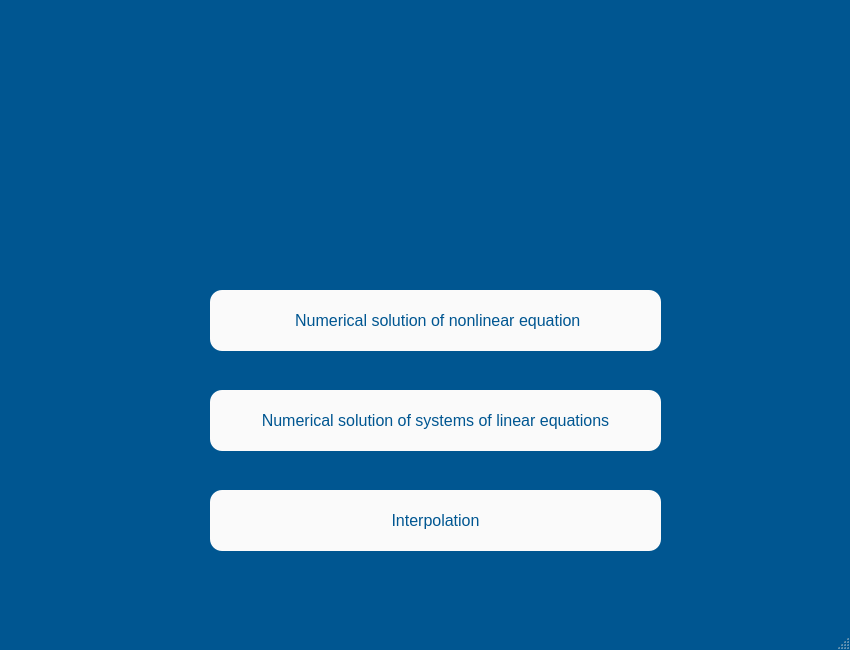
<?xml version="1.0" encoding="UTF-8"?>
<ui version="4.0">
 <class>HomeWindow</class>
 <widget class="QMainWindow" name="HomeWindow">
  <property name="enabled">
   <bool>true</bool>
  </property>
  <property name="geometry">
   <rect>
    <x>0</x>
    <y>0</y>
    <width>850</width>
    <height>650</height>
   </rect>
  </property>
  <property name="minimumSize">
   <size>
    <width>850</width>
    <height>650</height>
   </size>
  </property>
  <property name="maximumSize">
   <size>
    <width>850</width>
    <height>650</height>
   </size>
  </property>
  <property name="palette">
   <palette>
    <active>
     <colorrole role="Button">
      <brush brushstyle="SolidPattern">
       <color alpha="255">
        <red>250</red>
        <green>19</green>
        <blue>73</blue>
       </color>
      </brush>
     </colorrole>
     <colorrole role="ButtonText">
      <brush brushstyle="SolidPattern">
       <color alpha="255">
        <red>0</red>
        <green>86</green>
        <blue>145</blue>
       </color>
      </brush>
     </colorrole>
     <colorrole role="Base">
      <brush brushstyle="SolidPattern">
       <color alpha="255">
        <red>255</red>
        <green>255</green>
        <blue>255</blue>
       </color>
      </brush>
     </colorrole>
     <colorrole role="Window">
      <brush brushstyle="SolidPattern">
       <color alpha="255">
        <red>0</red>
        <green>86</green>
        <blue>145</blue>
       </color>
      </brush>
     </colorrole>
    </active>
    <inactive>
     <colorrole role="Button">
      <brush brushstyle="SolidPattern">
       <color alpha="255">
        <red>250</red>
        <green>19</green>
        <blue>73</blue>
       </color>
      </brush>
     </colorrole>
     <colorrole role="ButtonText">
      <brush brushstyle="SolidPattern">
       <color alpha="255">
        <red>0</red>
        <green>86</green>
        <blue>145</blue>
       </color>
      </brush>
     </colorrole>
     <colorrole role="Base">
      <brush brushstyle="SolidPattern">
       <color alpha="255">
        <red>255</red>
        <green>255</green>
        <blue>255</blue>
       </color>
      </brush>
     </colorrole>
     <colorrole role="Window">
      <brush brushstyle="SolidPattern">
       <color alpha="255">
        <red>0</red>
        <green>86</green>
        <blue>145</blue>
       </color>
      </brush>
     </colorrole>
    </inactive>
    <disabled>
     <colorrole role="Button">
      <brush brushstyle="SolidPattern">
       <color alpha="255">
        <red>250</red>
        <green>19</green>
        <blue>73</blue>
       </color>
      </brush>
     </colorrole>
     <colorrole role="ButtonText">
      <brush brushstyle="SolidPattern">
       <color alpha="255">
        <red>120</red>
        <green>120</green>
        <blue>120</blue>
       </color>
      </brush>
     </colorrole>
     <colorrole role="Base">
      <brush brushstyle="SolidPattern">
       <color alpha="255">
        <red>0</red>
        <green>86</green>
        <blue>145</blue>
       </color>
      </brush>
     </colorrole>
     <colorrole role="Window">
      <brush brushstyle="SolidPattern">
       <color alpha="255">
        <red>0</red>
        <green>86</green>
        <blue>145</blue>
       </color>
      </brush>
     </colorrole>
    </disabled>
   </palette>
  </property>
  <property name="font">
   <font>
    <pointsize>12</pointsize>
   </font>
  </property>
  <property name="windowTitle">
   <string>MainWindow</string>
  </property>
  <property name="autoFillBackground">
   <bool>true</bool>
  </property>
  <property name="styleSheet">
   <string notr="true"/>
  </property>
  <widget class="QWidget" name="centralwidget">
   <property name="focusPolicy">
    <enum>Qt::NoFocus</enum>
   </property>
   <widget class="QPushButton" name="nonlinear_button">
    <property name="geometry">
     <rect>
      <x>210</x>
      <y>290</y>
      <width>451</width>
      <height>61</height>
     </rect>
    </property>
    <property name="styleSheet">
     <string notr="true">background-color: rgb(250, 250, 250);
font: 15pt &quot;MS Shell Dlg 2&quot;;
color: rgb(0, 86, 145);
border-radius: 12px;
</string>
    </property>
    <property name="text">
     <string> Numerical solution of nonlinear equation</string>
    </property>
   </widget>
   <widget class="QPushButton" name="interpolation_button">
    <property name="geometry">
     <rect>
      <x>210</x>
      <y>490</y>
      <width>451</width>
      <height>61</height>
     </rect>
    </property>
    <property name="styleSheet">
     <string notr="true">background-color: rgb(250, 250, 250);
font: 75 15pt &quot;MS Shell Dlg 2&quot;;
color: rgb(0, 86, 145);
border-radius: 12px;
</string>
    </property>
    <property name="text">
     <string>Interpolation</string>
    </property>
   </widget>
   <widget class="QPushButton" name="linear_button">
    <property name="geometry">
     <rect>
      <x>210</x>
      <y>390</y>
      <width>451</width>
      <height>61</height>
     </rect>
    </property>
    <property name="styleSheet">
     <string notr="true">background-color: rgb(250, 250, 250);
font: 75 8pt &quot;MS Shell Dlg 2&quot;;
font: 15pt &quot;MS Shell Dlg 2&quot;;
color: rgb(0, 86, 145);
border-radius: 12px;
</string>
    </property>
    <property name="text">
     <string>Numerical solution of systems of linear equations</string>
    </property>
   </widget>
   <widget class="QLabel" name="label">
    <property name="geometry">
     <rect>
      <x>40</x>
      <y>30</y>
      <width>771</width>
      <height>161</height>
     </rect>
    </property>
    <property name="styleSheet">
     <string notr="true">background-image: url(:/images/Banner1.png);</string>
    </property>
    <property name="text">
     <string/>
    </property>
   </widget>
  </widget>
  <widget class="QMenuBar" name="menubar">
   <property name="geometry">
    <rect>
     <x>0</x>
     <y>0</y>
     <width>850</width>
     <height>21</height>
    </rect>
   </property>
  </widget>
  <widget class="QStatusBar" name="statusbar"/>
 </widget>
 <resources>
  <include location="../UserInterface/Util/Images/link.qrc"/>
 </resources>
 <connections/>
</ui>
